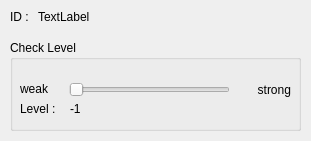
<?xml version="1.0" encoding="UTF-8"?>
<ui version="4.0">
 <class>DialogSetToolCrack</class>
 <widget class="QDialog" name="DialogSetToolCrack">
  <property name="geometry">
   <rect>
    <x>0</x>
    <y>0</y>
    <width>311</width>
    <height>141</height>
   </rect>
  </property>
  <property name="windowTitle">
   <string>Set Tool Crack</string>
  </property>
  <widget class="QWidget" name="layoutWidget_2">
   <property name="geometry">
    <rect>
     <x>10</x>
     <y>10</y>
     <width>291</width>
     <height>19</height>
    </rect>
   </property>
   <layout class="QHBoxLayout" name="horizontalLayout_2">
    <property name="sizeConstraint">
     <enum>QLayout::SetFixedSize</enum>
    </property>
    <item>
     <widget class="QLabel" name="label">
      <property name="text">
       <string>ID : </string>
      </property>
     </widget>
    </item>
    <item>
     <widget class="QLabel" name="label_id">
      <property name="text">
       <string>TextLabel</string>
      </property>
     </widget>
    </item>
   </layout>
  </widget>
  <widget class="QGroupBox" name="groupBox_4">
   <property name="geometry">
    <rect>
     <x>10</x>
     <y>40</y>
     <width>291</width>
     <height>91</height>
    </rect>
   </property>
   <property name="title">
    <string>Check Level</string>
   </property>
   <widget class="QSlider" name="horizontalSlider_feature_level">
    <property name="geometry">
     <rect>
      <x>59</x>
      <y>40</y>
      <width>161</width>
      <height>20</height>
     </rect>
    </property>
    <property name="maximum">
     <number>10</number>
    </property>
    <property name="pageStep">
     <number>1</number>
    </property>
    <property name="value">
     <number>0</number>
    </property>
    <property name="orientation">
     <enum>Qt::Horizontal</enum>
    </property>
   </widget>
   <widget class="QLabel" name="label_2">
    <property name="geometry">
     <rect>
      <x>10</x>
      <y>40</y>
      <width>41</width>
      <height>17</height>
     </rect>
    </property>
    <property name="text">
     <string>weak</string>
    </property>
   </widget>
   <widget class="QLabel" name="label_3">
    <property name="geometry">
     <rect>
      <x>230</x>
      <y>40</y>
      <width>51</width>
      <height>20</height>
     </rect>
    </property>
    <property name="text">
     <string>strong</string>
    </property>
    <property name="alignment">
     <set>Qt::AlignRight|Qt::AlignTrailing|Qt::AlignVCenter</set>
    </property>
   </widget>
   <widget class="QLabel" name="label_4">
    <property name="geometry">
     <rect>
      <x>10</x>
      <y>60</y>
      <width>51</width>
      <height>17</height>
     </rect>
    </property>
    <property name="text">
     <string>Level :</string>
    </property>
   </widget>
   <widget class="QLabel" name="label_feature_level">
    <property name="geometry">
     <rect>
      <x>60</x>
      <y>60</y>
      <width>221</width>
      <height>17</height>
     </rect>
    </property>
    <property name="text">
     <string>-1</string>
    </property>
   </widget>
  </widget>
 </widget>
 <resources/>
 <connections/>
</ui>
